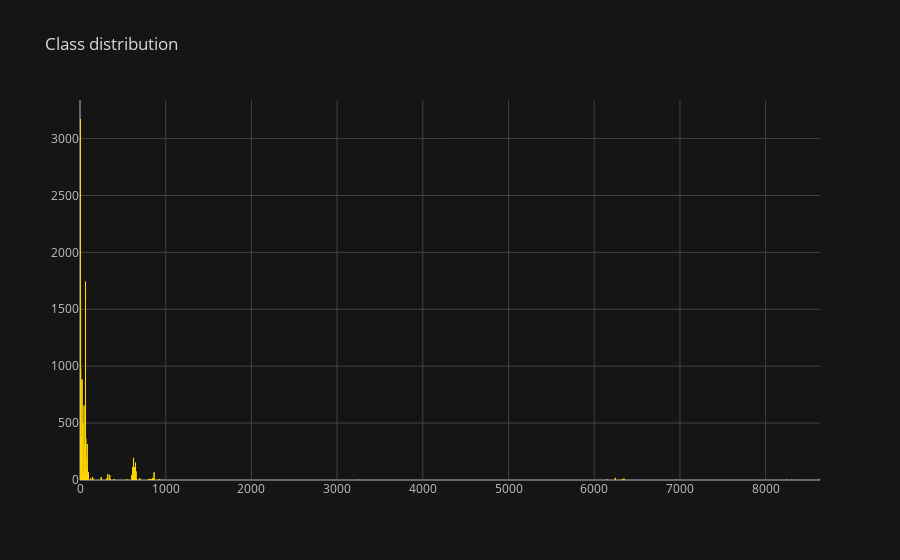

Notebook source saved alongside this figure:
### Code cell
train['Label'].value_counts().iplot(kind='bar',theme='solar',color = [ 'gold'],title='Class distribution')

### Figure 1 — Plotly figure (JSON) as saved in the notebook; plotly's stock layout.template omitted (floating-point values rounded to 4 significant figures)
{"data": [{"marker": {"color": "rgba(255, 215, 0, 0.6)", "line": {"color": "rgba(255, 215, 0, 1.0)", "width": 1}}, "name": "Label", "orientation": "v", "text": "", "type": "bar", "x": ["4", "6 4", "6", "0", "7", "3", "2 4", "9", "1", "2", "4 7", "5", "3 4", "0 4", "8", "1 4", "6 7", "8 4", "5 4", "6 2", "6 1", "6 2 4", "6 9", "6 4 7", "6 3", "6 3 4", "6 1 4", "8 6", "6 5", "0 2", "6 0", "6 5 4", "9 7", "8 6 4", "3 2 4", "2 7", "9 4", "3 2", "6 0 4", "3 4 7", "1 7", "3 1", "0 2 4", "0 9", "3 7", "1 4 7", "2 4 7", "0 1", "0 5", "8 7", "6 2 4 7", "8 4 7", "3 9", "0 7", "3 5", "8 0", "1 2", "6 9 7", "6 1 2", "1 2 4", "9 2", "3 1 4", "0 2 7", "5 7", "8 2", "6 2 7", "6 3 4 7", "0 4 7", "9 5", "8 1 4", "8 2 4", "8 6 7", "0 5 4", "8 3", "9 2 4", "6 0 7", "0 1 4", "8 9", "8 0 4", "6 0 2", "3 5 4", "6 3 7", "6 1 7", "8 1", "6 3 9", "6 3 2 4", "8 5 4", "6 3 2", "3 9 2", "8 3 4", "8 2 7", "3 9 7", "5 4 7", "6 9 2", "6 5 7", "6 0 1", "8 5", "1 5", "2 5 4", "8 2 4 7", "1 5 4", "8 0 7", "6 9 5 7", "8 6 2 4", "8 6 2", "3 2 4 7", "6 3 1", "8 6 1", "6 9 4", "6 0 5", "6 1 5 4", "1 9", "9 4 7", "6 9 5", "6 1 4 7", "1 2 7", "6 3 2 7", "3 0 4", "8 6 3 4", "3 0", "0 5 4 7", "8 9 7", "8 6 5", "8 6 9", "8 3 5 4", "8 6 0", "6 0 2 4"], "y": [2730, 1743, 1572, 1199, 959, 894, 847, 834, 790, 744, 642, 529, 495, 442, 388, 372, 367, 315, 287, 256, 240, 194, 186, 153, 133, 113, 111, 104, 103, 98, 77, 75, 69, 67, 53, 52, 50, 49, 45, 44, 41, 37, 37, 32, 29, 26, 25, 22, 21, 20, 19, 19, 18, 17, 17, 16, 16, 15, 15, 15, 15, 14, 14, 13, 13, 13, 13, 12, 11, 10, 9, 9, 9, 9, 9, 9, 9, 8, 7, 7, 7, 7, 7, 6, 6, 6, 6, 6, 5, 5, 4, 4, 4, 4, 4, 4, 4, 3, 3, 3, 2, 2, 2, 2, 2, 2, 2, 2, 2, 2, 2, 2, 2, 2, 2, 2, 2, 2, 2, 2, 1, 1, 1, 1, 1, 1, 1]}], "layout": {"legend": {"bgcolor": "#151516", "font": {"color": "#D9D9D9"}}, "paper_bgcolor": "#151516", "plot_bgcolor": "#151516", "title": {"font": {"color": "#D9D9D9"}, "text": "Class distribution"}, "xaxis": {"gridcolor": "#434343", "showgrid": true, "tickfont": {"color": "#C2C2C2"}, "title": {"font": {"color": "#D9D9D9"}, "text": ""}, "zerolinecolor": "#666570"}, "yaxis": {"gridcolor": "#434343", "showgrid": true, "tickfont": {"color": "#C2C2C2"}, "title": {"font": {"color": "#D9D9D9"}, "text": ""}, "zerolinecolor": "#666570"}}}
